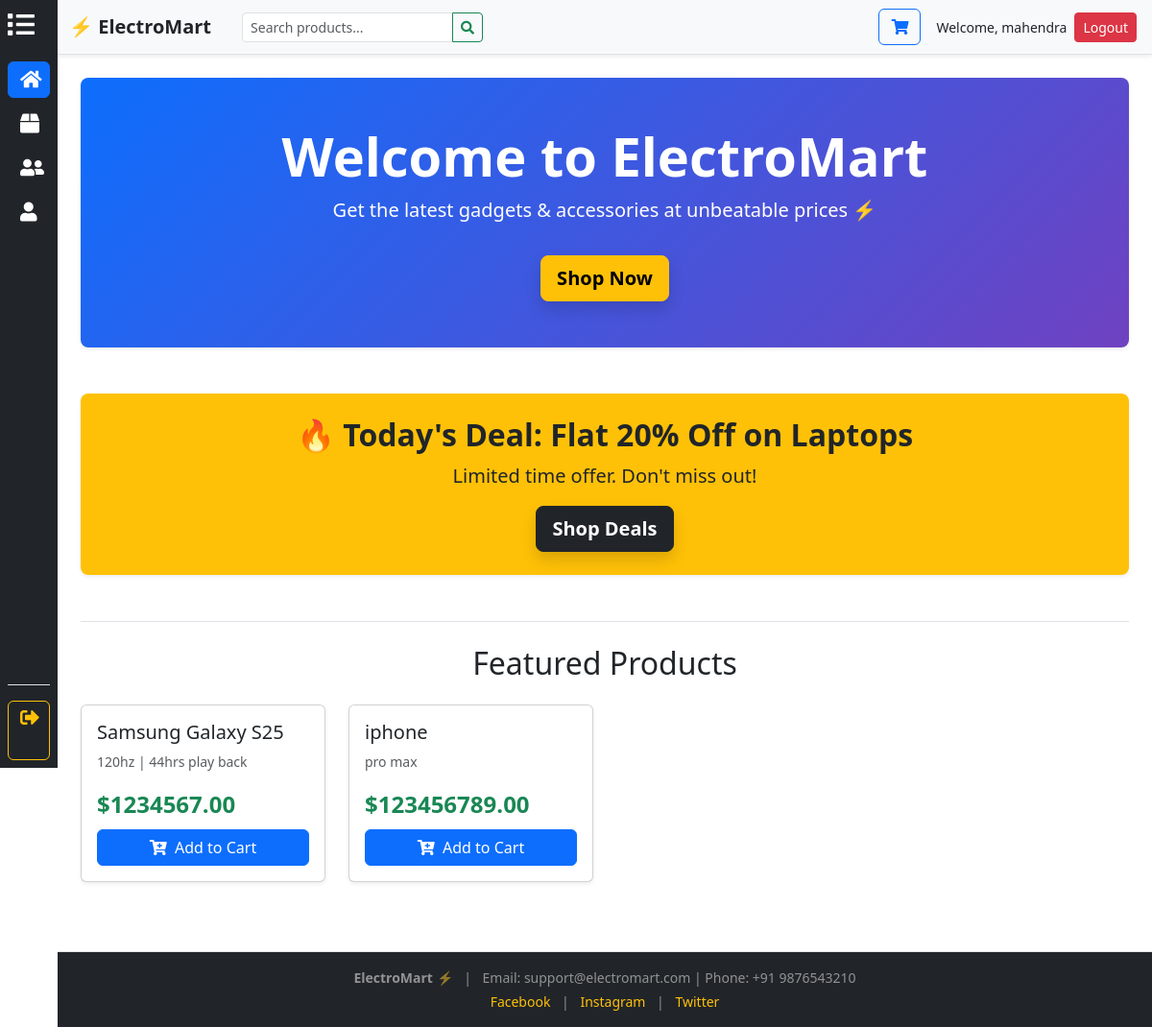
Screenshot of / (signed in) with the database file from the repository.
### website/models.py (models this page shows, shortened)
class AuthUser(AbstractUser):
    email = models.EmailField(unique=True)
    username = models.CharField(max_length=150, unique=True)
    REQUIRED_FIELDS = ['email']
    first_name = None
    last_name = None

class Product(models.Model):
    productname = models.CharField(max_length=250)
    description = models.TextField(null=True, blank=True)
    price = models.FloatField()

### website/views.py (the view)
# urls.py: path('', views.home, name='home'),
@login_required(login_url='login')
def home(request):
    products = Product.objects.all()
    return render(request, 'website/home.html', {"products": products})

### templates/website/home.html (shortened to what this page needs)
{% extends 'website/base.html' %}
{% block main_content %}
    <div class="p-5 mb-5 rounded-3 text-white text-center shadow-sm" style="background: linear-gradient(135deg, #0d6efd 0%, #6f42c1 100%);">
        <h1 class="fw-bold display-4">Welcome to ElectroMart</h1>
        <p class="lead">Get the latest gadgets & accessories at unbeatable prices ⚡</p>
        <a href="{% url 'products_list' %}" class="btn btn-warning btn-lg shadow mt-3 fw-bold">Shop Now</a>
    </div>
    <div class="p-4 mb-5 rounded-3 text-center bg-warning shadow-sm">
        <h2 class="mb-2 text-dark fw-bold">🔥 Today's Deal: Flat 20% Off on Laptops</h2>
        <p class="lead small text-dark">Limited time offer. Don't miss out!</p>
        <a href="{% url 'products_list' %}" class="btn btn-dark btn-lg shadow fw-bold">Shop Deals</a>
    </div>
    <h2 class="text-center mt-5 mb-4 border-top pt-4">Featured Products</h2>
    <div class="row row-cols-1 row-cols-md-3 row-cols-lg-4 g-4 mb-5">
        {% for product in products|slice:":8" %}
        <div class="col">
            <div class="card h-100 shadow-sm">
                <div class="card-body d-flex flex-column">
                    <h5 class="card-title">{{ product.productname }}</h5>
                    <p class="card-text text-muted small flex-grow-1">{{ product.description|truncatewords:10 }}</p>
                    <p class="fs-4 fw-bold text-success mb-2">${{ product.price|floatformat:2 }}</p>
                    <form method="post" action="{% url 'add_to_cart' product.id %}" onsubmit="return promptForQuantity(this);">
                        <button type="submit" class="btn btn-primary w-100">
                            <i class="fas fa-cart-plus me-1"></i> Add to Cart
                        </button>
                    </form>
                </div>
            </div>
        </div>
        {% empty %}
        <div class="col-12">
            <div class="alert alert-warning text-center">No products are available right now.</div>
        </div>
        {% endfor %}
    </div>
{% endblock %}

### templates/website/base.html (shortened to what this page needs)
<!DOCTYPE html>
<html lang="en">
    <head>
      {% include 'website/includes/headers.html' %}
      <link rel="stylesheet" href="https://cdnjs.cloudflare.com/ajax/libs/font-awesome/5.15.4/css/all.min.css">
    </head>
<body class="min-vh-100">
    <aside class="sidebar-hover-wrapper" id="sidebarMenu">
        {% include 'website/includes/sidebar.html' %}
    </aside>
    <div class="main-content-wrapper d-flex flex-column flex-grow-1">
        {% include 'website/includes/navbar.html' with show_toggle_button=False %}
        <main class="flex-shrink-0">
            <div class="container-fluid p-4">
                {% block main_content %}
                {% endblock %}
            </div>
        </main>
        {% include 'website/includes/footers.html' %}
    </div>
</body>
</html>

### templates/website/includes/headers.html (shortened to what this page needs)
<link href="https://cdn.jsdelivr.net/npm/bootstrap@5.3.8/dist/css/bootstrap.min.css" rel="stylesheet">

### templates/website/includes/sidebar.html (shortened to what this page needs)
<div class="d-flex flex-column text-white h-100 p-2" style="width: 100%;">
    <div class="d-flex align-items-center mb-4 pt-1"> <i class="fas fa-list fs-3 me-2"></i>
    </div>
    <div class="d-flex flex-column">
        {% with current_path=request.path %}
            <a href="{% url 'home' %}" class="btn text-start mb-2 d-flex align-items-center
               {% if current_path == '/' or current_path == '/home/' %}btn-primary{% else %}btn-dark{% endif %}">
                <i class="fas fa-home fs-5"></i>
            </a>
            <a href="{% url 'products_list' %}" class="btn text-start mb-2 d-flex align-items-center
               {% if current_path == '/products/list/' %}btn-primary{% else %}btn-dark{% endif %}">
                <i class="fas fa-box fs-5"></i>
            </a>
            <a href="{% url 'user_list' %}" class="btn text-start mb-2 d-flex align-items-center
               {% if current_path == '/users/list/' %}btn-primary{% else %}btn-dark{% endif %}">
                <i class="fas fa-user-friends fs-5"></i>
            </a>
            <a href="#" class="btn btn-dark text-start mb-2 d-flex align-items-center">
                <i class="fas fa-user fs-5"></i>
            </a>
        {% endwith %}
    </div>
    <div class="mt-auto pt-3 border-top">
        <a href="{% url 'logout' %}" class="btn btn-outline-warning w-100">
            <i class="fas fa-sign-out-alt fs-5"></i>
        </a>
    </div>
</div>

### templates/website/includes/navbar.html (shortened to what this page needs)
<nav class="navbar navbar-expand-lg navbar-light bg-light shadow-sm border-bottom">
    <div class="container-fluid pe-2">
        <a class="navbar-brand text-dark fw-bold" href="{% url 'home' %}">⚡ ElectroMart</a>
        <form class="d-flex mx-3" method="GET" action="{% url 'search' %}">
            <div class="input-group">
                <input class="form-control form-control-sm" type="search" placeholder="Search products..."
                       aria-label="Search" name="q" value="{{ request.GET.q|default:'' }}" style="min-width: 150px;">
                <button class="btn btn-sm btn-outline-success" type="submit">
                    <i class="fas fa-search"></i>
                </button>
            </div>
        </form>
        <div class="d-flex ms-auto align-items-center me-2">
            <a href="{% url 'cart_view' %}" class="btn btn-outline-primary me-3" title="View Cart">
                <i class="fas fa-shopping-cart"></i>
            </a>
            {% if user.is_authenticated %}
                <span class="navbar-text me-2 text-dark small d-none d-sm-block">Welcome, {{ user.username }}</span>
                <a href="{% url 'logout' %}" class="btn btn-sm btn-danger">Logout</a>
            {% else %}
                <a href="{% url 'login' %}" class="btn btn-sm btn-warning">Login</a>
            {% endif %}
        </div>
    </div>
</nav>

### templates/website/includes/footers.html
<footer class="mt-auto py-3 bg-dark text-white-50 border-top">
    <div class="container-fluid text-center">
        <div class="small">
            <strong>ElectroMart</strong> ⚡
            <span class="mx-2">|</span>
            Email: support@electromart.com | Phone: +91 9876543210
        </div>
        <div class="mt-1 small">
            <a href="#" class="text-warning mx-2 text-decoration-none">Facebook</a> |
            <a href="#" class="text-warning mx-2 text-decoration-none">Instagram</a> |
            <a href="#" class="text-warning mx-2 text-decoration-none">Twitter</a>
        </div>
    </div>
</footer>

### templates/website/base.html (style rules this page uses)
:root { --sidebar-width-open: 220px; --sidebar-width-closed: 60px; }
body { padding: 0; margin: 0; overflow-x: hidden; }
.sidebar-hover-wrapper { position: fixed; top: 0; left: 0; height: 100vh; z-index: 1030; width: var(--sidebar-width-closed); transition: all 0.3s ease; overflow-y: auto; overflow-x: hidden; background-color: #212529; }
.main-content-wrapper { width: 100%; min-height: 100vh; display: flex; flex-direction: column; margin-left: var(--sidebar-width-closed); transition: margin-left 0.3s ease-in-out; width: calc(100% - var(--sidebar-width-closed)); }

### rows the page displays
AuthUser: username "mahendra"
Product: productname "Samsung Galaxy S25", description "120hz | 44hrs play back", price "1234567.00"
Product: productname "iphone", description "pro max", price "123456789.00"
